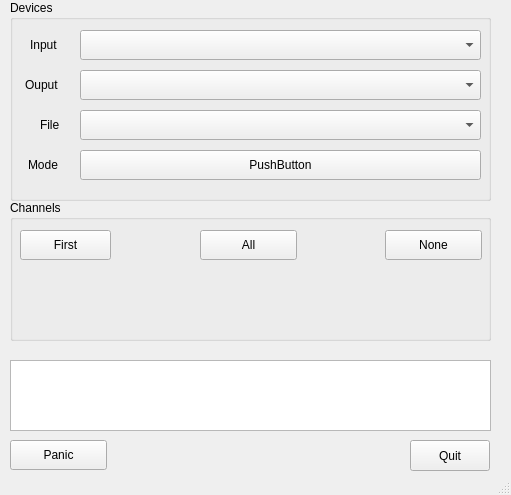
<?xml version="1.0" encoding="UTF-8"?>
<ui version="4.0">
 <class>MainWindow</class>
 <widget class="QMainWindow" name="MainWindow">
  <property name="geometry">
   <rect>
    <x>0</x>
    <y>0</y>
    <width>511</width>
    <height>495</height>
   </rect>
  </property>
  <property name="windowTitle">
   <string>MainWindow</string>
  </property>
  <widget class="QWidget" name="centralwidget">
   <widget class="QTextBrowser" name="textBrowser">
    <property name="geometry">
     <rect>
      <x>10</x>
      <y>360</y>
      <width>481</width>
      <height>71</height>
     </rect>
    </property>
   </widget>
   <widget class="QPushButton" name="pushButton_Quit">
    <property name="geometry">
     <rect>
      <x>410</x>
      <y>440</y>
      <width>80</width>
      <height>31</height>
     </rect>
    </property>
    <property name="text">
     <string>Quit</string>
    </property>
   </widget>
   <widget class="QGroupBox" name="groupBox">
    <property name="geometry">
     <rect>
      <x>10</x>
      <y>0</y>
      <width>481</width>
      <height>201</height>
     </rect>
    </property>
    <property name="title">
     <string>Devices</string>
    </property>
    <widget class="QPushButton" name="pushButton_Mode">
     <property name="geometry">
      <rect>
       <x>70</x>
       <y>150</y>
       <width>401</width>
       <height>30</height>
      </rect>
     </property>
     <property name="text">
      <string>PushButton</string>
     </property>
    </widget>
    <widget class="QLabel" name="label_File">
     <property name="geometry">
      <rect>
       <x>30</x>
       <y>114</y>
       <width>71</width>
       <height>22</height>
      </rect>
     </property>
     <property name="text">
      <string>File</string>
     </property>
    </widget>
    <widget class="QComboBox" name="InputDeviceCombo">
     <property name="geometry">
      <rect>
       <x>70</x>
       <y>30</y>
       <width>401</width>
       <height>30</height>
      </rect>
     </property>
    </widget>
    <widget class="QComboBox" name="OutputDeviceCombo">
     <property name="geometry">
      <rect>
       <x>70</x>
       <y>70</y>
       <width>401</width>
       <height>30</height>
      </rect>
     </property>
    </widget>
    <widget class="QLabel" name="label_Mode">
     <property name="geometry">
      <rect>
       <x>18</x>
       <y>154</y>
       <width>71</width>
       <height>22</height>
      </rect>
     </property>
     <property name="text">
      <string>Mode</string>
     </property>
    </widget>
    <widget class="QLabel" name="label_Ouput">
     <property name="geometry">
      <rect>
       <x>15</x>
       <y>74</y>
       <width>71</width>
       <height>22</height>
      </rect>
     </property>
     <property name="text">
      <string>Ouput</string>
     </property>
    </widget>
    <widget class="QLabel" name="label_Input">
     <property name="geometry">
      <rect>
       <x>20</x>
       <y>34</y>
       <width>71</width>
       <height>22</height>
      </rect>
     </property>
     <property name="text">
      <string>Input</string>
     </property>
    </widget>
    <widget class="QComboBox" name="FileCombo">
     <property name="geometry">
      <rect>
       <x>70</x>
       <y>110</y>
       <width>401</width>
       <height>30</height>
      </rect>
     </property>
    </widget>
   </widget>
   <widget class="QGroupBox" name="groupBox_2">
    <property name="geometry">
     <rect>
      <x>10</x>
      <y>200</y>
      <width>481</width>
      <height>141</height>
     </rect>
    </property>
    <property name="title">
     <string>Channels</string>
    </property>
    <widget class="QWidget" name="gridLayoutWidget">
     <property name="geometry">
      <rect>
       <x>10</x>
       <y>70</y>
       <width>461</width>
       <height>71</height>
      </rect>
     </property>
     <layout class="QGridLayout" name="gridLayout"/>
    </widget>
    <widget class="QPushButton" name="pushButton_ChannelAll">
     <property name="geometry">
      <rect>
       <x>190</x>
       <y>30</y>
       <width>97</width>
       <height>30</height>
      </rect>
     </property>
     <property name="text">
      <string>All</string>
     </property>
    </widget>
    <widget class="QPushButton" name="pushButton_ChannelFirst">
     <property name="geometry">
      <rect>
       <x>10</x>
       <y>30</y>
       <width>91</width>
       <height>30</height>
      </rect>
     </property>
     <property name="text">
      <string>First</string>
     </property>
    </widget>
    <widget class="QPushButton" name="pushButton_ChannelNone">
     <property name="geometry">
      <rect>
       <x>375</x>
       <y>30</y>
       <width>97</width>
       <height>30</height>
      </rect>
     </property>
     <property name="text">
      <string>None</string>
     </property>
    </widget>
   </widget>
   <widget class="QPushButton" name="pushButton_Panic">
    <property name="geometry">
     <rect>
      <x>10</x>
      <y>440</y>
      <width>97</width>
      <height>30</height>
     </rect>
    </property>
    <property name="text">
     <string>Panic</string>
    </property>
   </widget>
  </widget>
  <widget class="QStatusBar" name="statusbar"/>
 </widget>
 <resources/>
 <connections/>
</ui>
